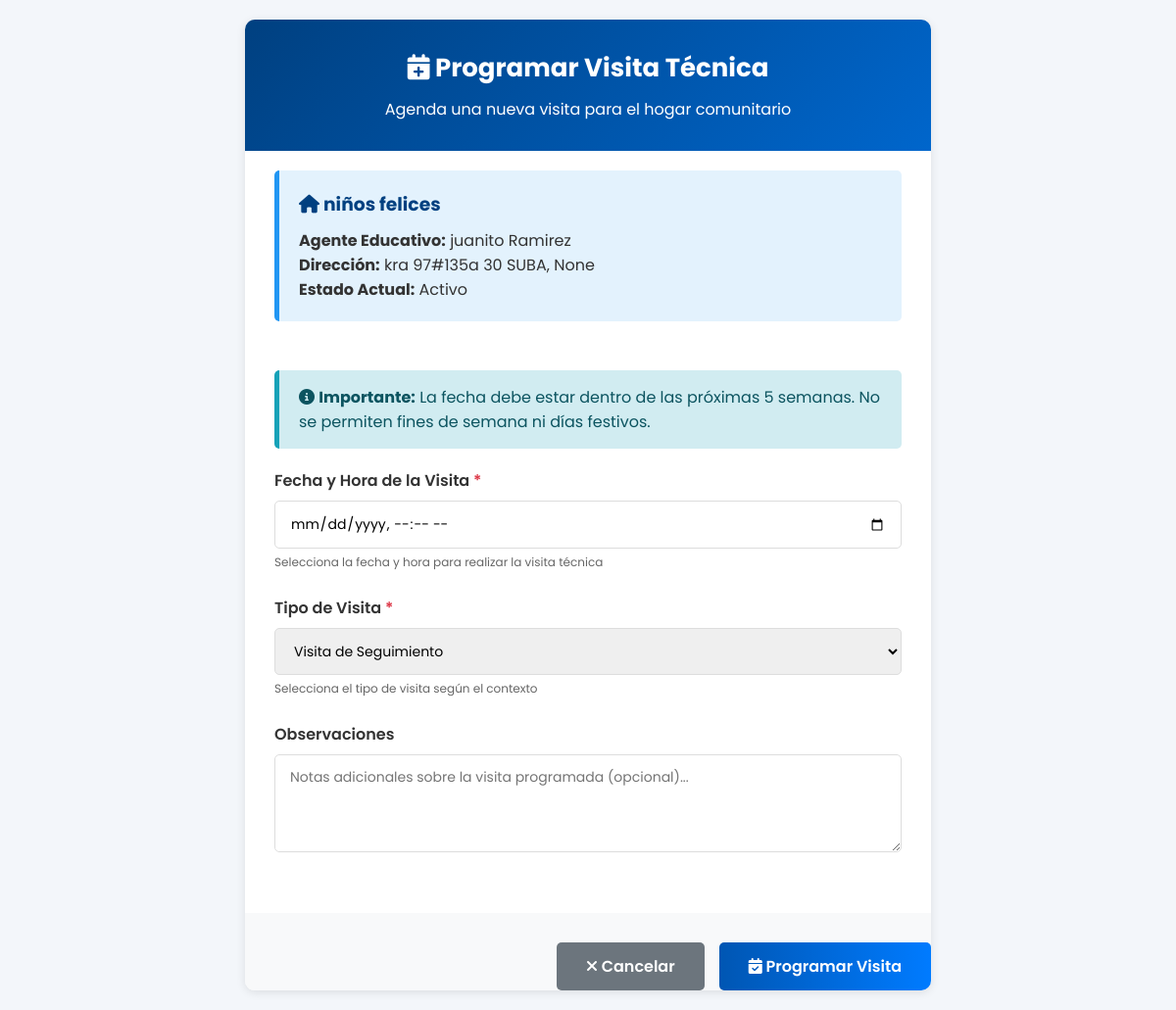
The app's page /hogares/1/programar-visita/ (signed in) with its own data.
### core/models.py (models this page shows, shortened)
class HogarComunitario(models.Model):
    regional = models.ForeignKey(Regional, on_delete=models.PROTECT, related_name='hogares')
    ciudad = models.ForeignKey(Ciudad, on_delete=models.PROTECT, related_name='hogares')
    nombre_hogar = models.CharField(max_length=100)
    direccion = models.CharField(max_length=200)
    localidad = models.CharField(max_length=100, blank=True, default='')  # Mantener para hogares antiguos, se asigna en la vista
    localidad_bogota = models.ForeignKey('LocalidadBogota', on_delete=models.SET_NULL, null=True, blank=True, related_name='hogares')
    barrio = models.CharField(max_length=100, null=True, blank=True)
    estrato = models.IntegerField(null=True, blank=True)
    fecha_primera_visita = models.DateField(null=True, blank=True, help_text="Fecha programada para la primera visita técnica")
    ultima_visita = models.DateField(null=True, blank=True, help_text="Fecha de la última visita técnica realizada")
    proxima_visita = models.DateField(null=True, blank=True, help_text="Fecha programada para la próxima visita técnica (calculada automáticamente)")
    observaciones_visita = models.TextField(blank=True, help_text="Observaciones de la última visita técnica realizada")
    estado_aptitud = models.CharField(
        max_length=20,
        choices=[
            ('no_apto', 'No Apto'),
            ('apto', 'Apto'),
        ],
        default='no_apto',
        help_text="Estado de aptitud del hogar. Se actualiza a 'Apto' después de la primera visita aprobada"
    )
    area_social_m2 = models.DecimalField(max_digits=6, decimal_places=2, null=True, blank=True,
                                         help_text="Metros cuadrados del área social disponible para los niños")
    capacidad_calculada = models.IntegerField(null=True, blank=True,
                                              help_text="Capacidad calculada según área social (m²/2)")
    formulario_completo = models.BooleanField(default=False,
                                              help_text="Indica si se completó el formulario 2 de visita técnica")
    num_habitaciones = models.IntegerField(null=True, blank=True)
    num_banos = models.IntegerField(null=True, blank=True)
    material_construccion = models.TextField(null=True, blank=True)
    riesgos_cercanos = models.TextField(null=True, blank=True)
    fotos_interior = models.FileField(upload_to='hogares/fotos_interior/', null=True, blank=True)
    fotos_exterior = models.FileField(upload_to='hogares/fotos_exterior/', null=True, blank=True)
    geolocalizacion_lat = models.DecimalField(max_digits=10, decimal_places=7, null=True, blank=True)
    geolocalizacion_lon = models.DecimalField(max_digits=10, decimal_places=7, null=True, blank=True)
    tipo_tenencia = models.CharField(max_length=50, choices=[
        ('Propia', 'Propia'),
        ('Arrendada', 'Arrendada'),
        ('Comodato', 'Comodato')
    ], null=True, blank=True)
    documento_tenencia_pdf = models.FileField(upload_to='hogares/documentos_tenencia/', null=True, blank=True)
    capacidad = models.IntegerField(null=True, blank=True, help_text="Capacidad aprobada del hogar (entre 12 y 15 niños según normativa ICBF)")
    capacidad_maxima = models.IntegerField(default=15, help_text="Capacidad máxima permitida (15 niños según normativa)")
    estado = models.CharField(
        max_length=30,
        choices=[
            ('pendiente_revision', 'Pendiente de Revisión'),
            ('en_revision', 'En Revisión'),
            ('aprobado', 'Aprobado'),
            ('rechazado', 'Rechazado'),
            ('en_mantenimiento', 'En Mantenimiento'),
            ('pendiente_visita', 'Pendiente de Visita'),
            ('visita_agendada', 'Visita Agendada'),
            ('en_evaluacion', 'En Evaluación'),
            ('activo', 'Activo'),
            ('inactivo', 'Inactivo'),
        ],
        default='pendiente_revision'
    )
    madre = models.ForeignKey(MadreComunitaria, on_delete=models.PROTECT, related_name='hogares_asignados')
    fecha_registro = models.DateTimeField(auto_now_add=True)
    fecha_habilitacion = models.DateTimeField(null=True, blank=True)  # Cuando pasa a activo/aprobado
    class Meta:
        db_table = 'hogares_comunitarios'

class MadreComunitaria(models.Model):
    usuario = models.OneToOneField(Usuario, on_delete=models.CASCADE, related_name='madre_profile')
    NIVEL_ESCOLARIDAD_CHOICES = [
        ('Primaria', 'Primaria'),
        ('Bachiller', 'Bachiller'),
        ('Técnico', 'Técnico'),
        ('Tecnólogo', 'Tecnólogo'),
        ('Profesional', 'Profesional')
    ]
    nivel_escolaridad = models.CharField(max_length=100, choices=NIVEL_ESCOLARIDAD_CHOICES)
    titulo_obtenido = models.CharField(max_length=150, null=True, blank=True)
    institucion = models.CharField(max_length=150, null=True, blank=True)
    experiencia_previa = models.TextField(null=True, blank=True)
    certificado_laboral = models.FileField(upload_to='madres_documentos/certificados_laborales/', null=True, blank=True)
    no_retirado_icbf = models.BooleanField(default=False)
    carta_disponibilidad = models.FileField(upload_to='madres_documentos/disponibilidad/', null=True, blank=True)
    firma_digital = models.FileField(upload_to='madres_documentos/firmas/', null=True, blank=True)
    foto_madre = models.ImageField(upload_to='madres_documentos/fotos/', null=True, blank=True)
    documento_identidad_pdf = models.FileField(upload_to='madres_documentos/cedulas/', null=True, blank=True)
    certificado_escolaridad_pdf = models.FileField(upload_to='madres_documentos/educacion/', null=True, blank=True)
    certificado_antecedentes_pdf = models.FileField(upload_to='madres_documentos/antecedentes/', null=True, blank=True)
    certificado_medico_pdf = models.FileField(upload_to='madres_documentos/medico/', null=True, blank=True)
    certificado_residencia_pdf = models.FileField(upload_to='madres_documentos/residencia/', null=True, blank=True)
    cartas_recomendacion_pdf = models.FileField(upload_to='madres_documentos/recomendaciones/', null=True, blank=True)
    fecha_registro = models.DateTimeField(auto_now_add=True)
    class Meta:
        db_table = 'madres_comunitarias'

class Usuario(AbstractUser):
    TIPO_DOCUMENTO_CHOICES = [
        ('CC', 'Cédula de ciudadanía'),
        ('TI', 'Tarjeta de identidad'),
        ('CE', 'Cédula de extranjería'),
        ('PA', 'Pasaporte'),
    ]
    SEXO_CHOICES = [
        ('M', 'Masculino'),
        ('F', 'Femenino'),
        ('O', 'Otro'),
    ]
    username = None
    tipo_documento = models.CharField(max_length=5, choices=TIPO_DOCUMENTO_CHOICES, default='CC')
    documento = models.BigIntegerField(unique=True)
    nombres = models.CharField(max_length=50)
    apellidos = models.CharField(max_length=50)
    correo = models.EmailField(max_length=100, unique=True)
    sexo = models.CharField(max_length=1, choices=SEXO_CHOICES, default='F')
    departamento_residencia = models.ForeignKey(Departamento, on_delete=models.SET_NULL, null=True, blank=True, related_name='residentes')
    ciudad_residencia = models.ForeignKey(Municipio, on_delete=models.SET_NULL, null=True, blank=True, related_name='residentes')
    localidad_bogota = models.ForeignKey(LocalidadBogota, on_delete=models.SET_NULL, null=True, blank=True, related_name='residentes',
                                         help_text='Solo aplica si vive en Bogotá D.C.')
    direccion = models.CharField(max_length=100, null=True, blank=True)
    barrio = models.CharField(max_length=100, null=True, blank=True)
    telefono = models.CharField(max_length=20, null=True, blank=True)
    nivel_educativo = models.CharField(max_length=50, null=True, blank=True)
    rol = models.ForeignKey(Rol, on_delete=models.PROTECT, null=True)
    foto_admin = models.ImageField(upload_to=admin_upload_path, null=True, blank=True)
    fecha_creacion = models.DateTimeField(auto_now_add=True)
    fecha_actualizacion = models.DateTimeField(auto_now=True)
    EMAIL_FIELD = 'correo'
    USERNAME_FIELD = 'documento'
    REQUIRED_FIELDS = ['nombres', 'apellidos', 'correo', 'tipo_documento']
    objects = CustomUserManager()
    class Meta:
        db_table = 'usuarios'

### core/views.py (the view, shortened to what this page needs)
# urls.py: path('hogares/<int:hogar_id>/programar-visita/', views.programar_visita, name='programar_visita'),
@login_required
@rol_requerido('administrador')
def programar_visita(request, hogar_id):
    hogar = get_object_or_404(HogarComunitario, id=hogar_id)
    context = {
        'hogar': hogar,
    }
    return render(request, 'admin/programar_visita.html', context)

### core/views.py (called while the page is built)
def rol_requerido(nombre_rol):
    def decorator(view_func):
        @wraps(view_func)
        def _wrapped_view(request, *args, **kwargs):
            if not request.user.is_authenticated or not hasattr(request.user, 'rol') or request.user.rol.nombre_rol != nombre_rol:
                messages.error(request, 'Acceso denegado. No tienes los permisos necesarios.')
                return redirect('home')  # Redirigir a una página de inicio o de error
            return view_func(request, *args, **kwargs)
        return _wrapped_view
    return decorator

### templates/admin/programar_visita.html (shortened to what this page needs)
{% load static %}
<!DOCTYPE html>
<html lang="es">
<head>
  <link rel="stylesheet" href="https://cdnjs.cloudflare.com/ajax/libs/font-awesome/6.5.0/css/all.min.css"/>
</head>
<body>
  <div class="container">
    <div class="header">
      <h1><i class="fas fa-calendar-plus"></i> Programar Visita Técnica</h1>
      <p>Agenda una nueva visita para el hogar comunitario</p>
    </div>
    <div class="info-box">
      <h3><i class="fas fa-home"></i> {{ hogar.nombre_hogar }}</h3>
      <p><strong>Agente Educativo:</strong> {{ hogar.madre.usuario.nombres }} {{ hogar.madre.usuario.apellidos }}</p>
      <p><strong>Dirección:</strong> {{ hogar.direccion }}, {{ hogar.barrio }}</p>
      <p><strong>Estado Actual:</strong> {{ hogar.get_estado_display }}</p>
    </div>
    <form method="POST" id="visitaForm">
      <div class="form-content">
        <div class="alert alert-info">
          <i class="fas fa-info-circle"></i>
          <strong>Importante:</strong> La fecha debe estar dentro de las próximas 5 semanas. No se permiten fines de semana ni días festivos.
        </div>
        <div class="form-group">
          <label>Fecha y Hora de la Visita <span class="required">*</span></label>
          <input type="datetime-local" name="fecha_programada" id="fecha_programada" required>
          <small>Selecciona la fecha y hora para realizar la visita técnica</small>
        </div>
        <div class="form-group">
          <label>Tipo de Visita <span class="required">*</span></label>
          <select name="tipo_visita" required>
            <option value="V2" selected>Visita de Seguimiento</option>
          </select>
          <small>Selecciona el tipo de visita según el contexto</small>
        </div>
        <div class="form-group">
          <label>Observaciones</label>
          <textarea name="observaciones" placeholder="Notas adicionales sobre la visita programada (opcional)..."></textarea>
        </div>
      </div>
      <div class="btn-group">
        <a href="{% url 'hogares_dashboard' %}" class="btn btn-secondary">
          <i class="fas fa-times"></i> Cancelar
        </a>
        <button type="submit" class="btn btn-primary">
          <i class="fas fa-calendar-check"></i> Programar Visita
        </button>
      </div>
    </form>
  </div>
</body>
</html>

### templates/admin/programar_visita.html (style rules this page uses)
* { box-sizing: border-box; margin: 0; padding: 0; }
body { font-family: "Poppins", sans-serif; background-color: #f3f6fa; color: #333; padding: 20px; }
.container { max-width: 700px; margin: 0 auto; background: white; border-radius: 10px; box-shadow: 0 2px 10px rgba(0,0,0,0.1); overflow: hidden; }
.header { background: linear-gradient(135deg, #004080 0%, #0066cc 100%); color: white; padding: 30px; text-align: center; }
.header h1 { font-size: 26px; margin-bottom: 10px; }
.info-box { background: #e3f2fd; border-left: 5px solid #2196f3; padding: 20px; margin: 20px 30px; border-radius: 5px; }
.info-box h3 { color: #004080; margin-bottom: 10px; }
.form-content { padding: 30px; }
.form-group { margin-bottom: 25px; }
.form-group label { display: block; font-weight: 600; margin-bottom: 8px; color: #333; }
.form-group label .required { color: #dc3545; }
.form-group input, .form-group select, .form-group textarea { width: 100%; padding: 12px 15px; border: 1px solid #ddd; border-radius: 5px; font-size: 14px; font-family: 'Poppins', sans-serif; }
.form-group textarea { min-height: 100px; resize: vertical; }
.form-group small { display: block; margin-top: 5px; color: #666; font-size: 12px; }
.btn-group { display: flex; gap: 15px; justify-content: flex-end; padding: 30px; background: #f8f9fa; margin: 0 -30px -30px -30px; }
.btn { padding: 12px 30px; border: none; border-radius: 5px; font-size: 16px; font-weight: 600; cursor: pointer; font-family: 'Poppins', sans-serif; text-decoration: none; display: inline-block; }
.btn-primary { background: linear-gradient(90deg, #0056b3, #007bff); color: white; }
.btn-secondary { background: #6c757d; color: white; }
.alert { padding: 15px 20px; border-radius: 5px; margin-bottom: 20px; border-left: 5px solid; }
.alert-info { background: #d1ecf1; border-left-color: #17a2b8; color: #0c5460; }

### records on screen
HogarComunitario: nombre_hogar "niños felices", madre.usuario.nombres "juanito", madre.usuario.apellidos "Ramirez", direccion "kra 97#135a 30 SUBA", barrio "None", estado "Activo"
